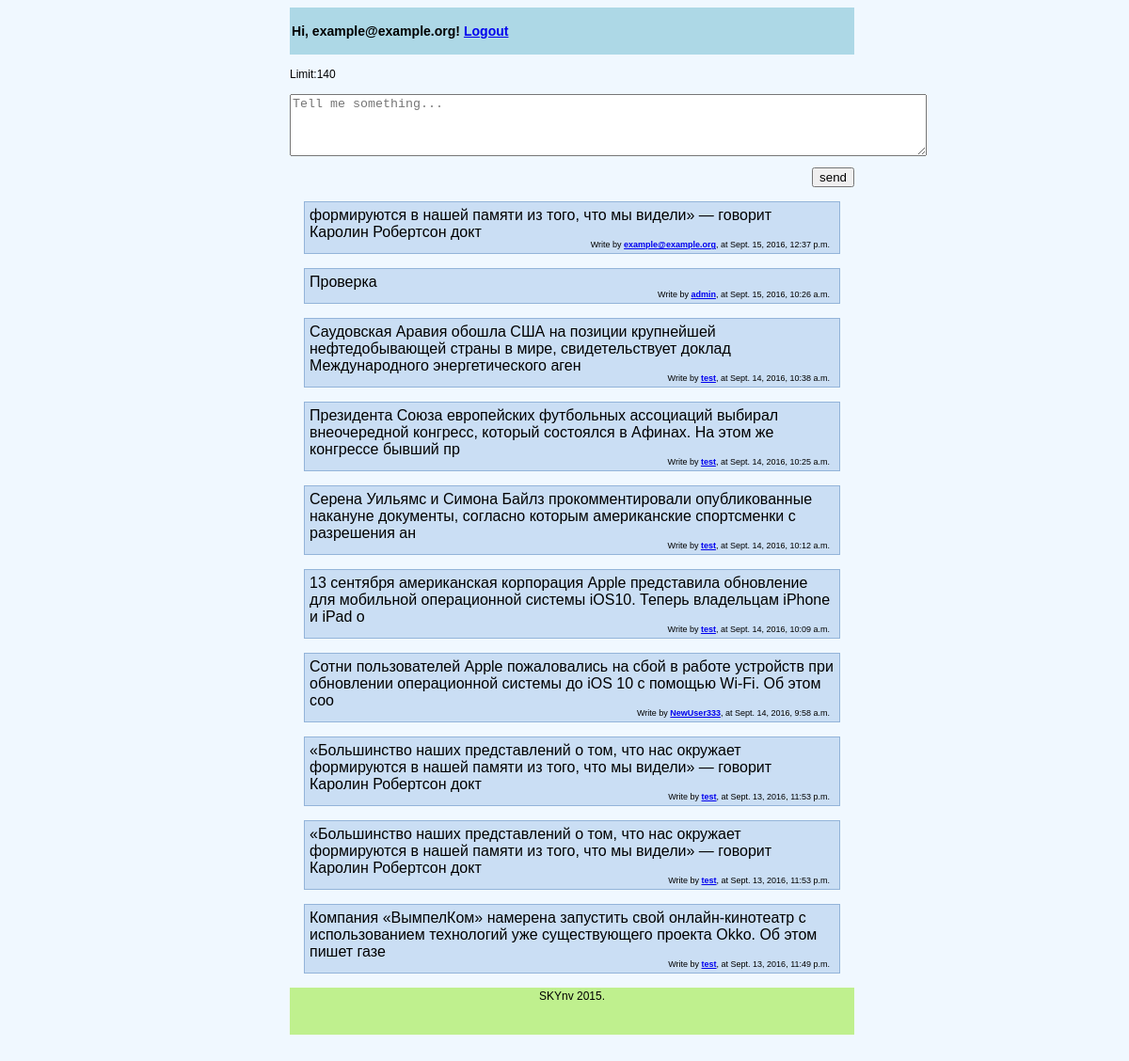
/ (signed in), run on the app's committed database.
### mblog/models.py (models this page shows, shortened)
class UserPost(models.Model):
    post_text = models.TextField(max_length=140)
    post_user = models.ForeignKey(User, null=True, related_name='+')
    post_date = models.DateTimeField()

### mblog/views.py (the view, shortened to what this page needs)
# urls.py: url(r'^$', views.index, name="index"),
def index(request):
    user = request.user
    last_post = UserPost.objects.order_by('-post_date')[:10]
    if user.is_authenticated:
        postform = PostForm()
        context_dict = {'user': user, 'form': postform, 'last_post': last_post}
    else:
        lform = LoginForm()
        context_dict = {'user': user, 'last_post': last_post, 'lform': lform}
    return render(request, 'mblog/index.html', context_dict)

### mblog/forms.py (shortened to what this page needs)
class PostForm(forms.Form):
    body_text = forms.CharField(
        widget=forms.Textarea(attrs={'rows': 4, 'cols': 82, 'placeholder': 'Tell me something... ',
                                     'onkeypress': 'counter(this)', 'onkeyup': 'counter(this)',
                                     'onchange': 'counter(this)'}), max_length=140, label='')

### templates/mblog/index.html (shortened to what this page needs)
{% extends "mblog/base.html" %}
{% block content %}
    {% if user.is_authenticated %}
        <form action="" method="post">
            <p>Limit:<span id='count'>140</span></p>
            <p>{{ form }}</p>
            <p align="right"><input type="submit" value="send"></p>
        </form>
    {% endif %}
    {% for post in last_post %}
        <div class="comment">
            {{ post.post_text }}
            <div class="info"> Write by <b><a href="/{{ post.post_user }}">{{ post.post_user }}</a></b>, at {{ post.post_date }} </div>
        </div>
    {% endfor %}
{% endblock %}

### templates/mblog/base.html (shortened to what this page needs)
<html>
<head>
</head>
<body>
<div class="wrapper">
    <header class="header">
        {% block header %}
            <div>
            {% if not user.is_authenticated %}
        <form action="" method="post">
            {% csrf_token %}
            {{ lform.errors }}
            {{ lform.as_p }}
            <p><input type="submit" value="Login"></p>
        </form>
                </div>
                <div align="right">
                <b>Or you can <a href="/_reg">register</a> a new user!</b>
                </div>
    {% else %}
        <h3><p>Hi, {{ user.username }}! <a href="/_exit"><b>Logout</b></a></p><h3>
    {% endif %}
        {% endblock %}
    </header>
    <main class="content">
        {% block content %}
        {% endblock %}
    </main>
</div>
<footer class="footer">
    {% block footer %}
        SKYnv 2015.
    {% endblock %}
</footer>
</body>
</html>

### data on the page
UserPost: post_text "формируются в нашей памяти из того, что мы видели» — говорит Каролин Робертсон докт", post_user "example@example.org", post_date "Sept. 15, 2016, 12:37 p.m."
UserPost: post_text "Проверка", post_user "admin", post_date "Sept. 15, 2016, 10:26 a.m."
UserPost: post_text "Саудовская Аравия обошла США на позиции крупнейшей нефтедобывающей страны в мире, свидетельствует доклад Международного энергетического аген", post_user "test", post_date "Sept. 14, 2016, 10:38 a.m."
UserPost: post_text "Президента Союза европейских футбольных ассоциаций выбирал внеочередной конгресс, который состоялся в Афинах. На этом же конгрессе бывший пр", post_user "test", post_date "Sept. 14, 2016, 10:25 a.m."
UserPost: post_text "Серена Уильямс и Симона Байлз прокомментировали опубликованные накануне документы, согласно которым американские спортсменки с разрешения ан", post_user "test", post_date "Sept. 14, 2016, 10:12 a.m."
UserPost: post_text "13 сентября американская корпорация Apple представила обновление для мобильной операционной системы iOS10. Теперь владельцам iPhone и iPad о", post_user "test", post_date "Sept. 14, 2016, 10:09 a.m."
UserPost: post_text "Сотни пользователей Apple пожаловались на сбой в работе устройств при обновлении операционной системы до iOS 10 с помощью Wi-Fi. Об этом соо", post_user "NewUser333", post_date "Sept. 14, 2016, 9:58 a.m."
UserPost: post_text "«Большинство наших представлений о том, что нас окружает формируются в нашей памяти из того, что мы видели» — говорит Каролин Робертсон докт", post_user "test", post_date "Sept. 13, 2016, 11:53 p.m."
UserPost: post_text "«Большинство наших представлений о том, что нас окружает формируются в нашей памяти из того, что мы видели» — говорит Каролин Робертсон докт", post_user "test", post_date "Sept. 13, 2016, 11:53 p.m."
UserPost: post_text "Компания «ВымпелКом» намерена запустить свой онлайн-кинотеатр с использованием технологий уже существующего проекта Okko. Об этом пишет газе", post_user "test", post_date "Sept. 13, 2016, 11:49 p.m."

### other printed values
{{ user.username }} "example@example.org"
